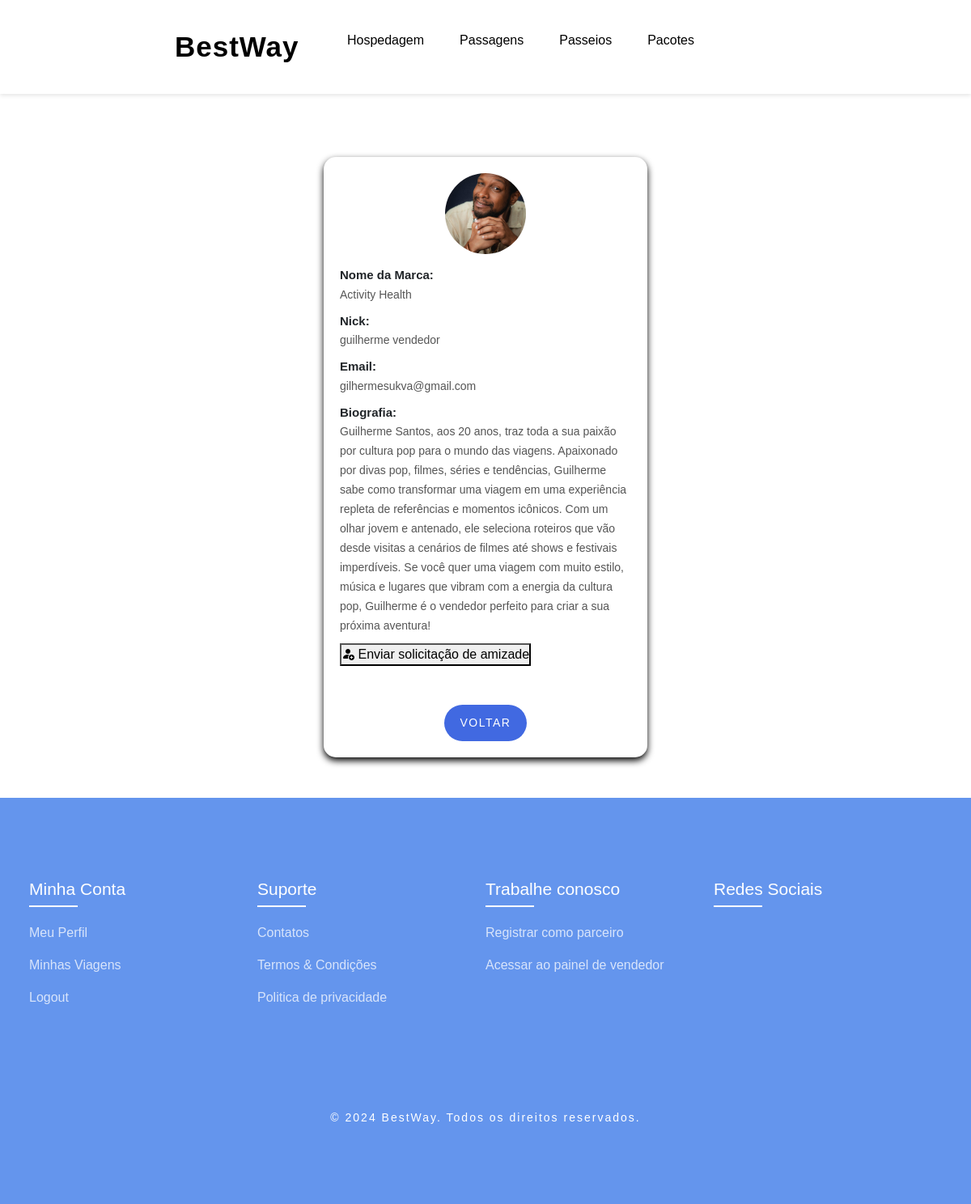
/public/perfil_vendedor.php?user_id=14 (signed in), run on the app's committed database.
### tables this page shows
CREATE TABLE `t_user` (
  `id` int(11) NOT NULL,
  `nick` varchar(20) NOT NULL,
  `nome` varchar(100) NOT NULL,
  `email` varchar(50) NOT NULL,
  `nome_marca` varchar(150) NOT NULL DEFAULT '',
  `biografia` text DEFAULT NULL,
  `data_nasc` varchar(10) DEFAULT NULL,
  `pass` varchar(255) NOT NULL,
  `foto` varchar(50) DEFAULT NULL,
  `tipo_user` int(11) NOT NULL DEFAULT 0,
  `notificacoes_ofertas` tinyint(1) NOT NULL DEFAULT 1,
  `tipo_antes_bloqueio` int(11) DEFAULT NULL,
  `email_confirmado` tinyint(1) NOT NULL DEFAULT 0
);

### public/perfil_vendedor.php (the view, shortened to what this page needs)
<?php
include_once "../config/valida.php";
include_once "../config/liga_bd.php";
if (isset($_GET['user_id'])) {
    $user_id = (int)$_GET['user_id'];
    $sql = "SELECT * FROM t_user WHERE id = ?";
    $stmt = $ligacao->prepare($sql);
    $stmt->bind_param("i", $user_id);
    $stmt->execute();
    $resultado = $stmt->get_result();
    if ($linha = $resultado->fetch_assoc()) {
    } else {
        $linha = null;
    }
} else {
    $linha = null;
}
?>
<!DOCTYPE html>
<html lang="pt">
<head>
    <link rel="stylesheet" href="../assets/css/style.css">
    <link rel="stylesheet" href="../assets/css/styleperfil.css">
    <link href="https://cdn.jsdelivr.net/npm/bootstrap-icons/font/bootstrap-icons.css" rel="stylesheet">
    <link href="https://cdn.jsdelivr.net/npm/bootstrap@4.5.0/dist/css/bootstrap.min.css" rel="stylesheet">
    <link rel="stylesheet" href="../assets/css/style.css">
    <link rel="stylesheet" href="../assets/css/styleperfil.css">
    <link href="https://cdn.jsdelivr.net/npm/bootstrap-icons/font/bootstrap-icons.css" rel="stylesheet">
    <link href="https://cdn.jsdelivr.net/npm/bootstrap@4.5.0/dist/css/bootstrap.min.css" rel="stylesheet">
</head>
<body>
    <?php $cabecalho_escuro = true; include __DIR__ . '/../views/partials/header.php'; ?>
    <br><br><br><br><br><br>
    <div class="vendedor-info">
        <?php if ($linha): ?>
            <img src="<?php echo $linha['foto'] ? '../assets/images/pics/' . htmlspecialchars($linha['foto']) : 'https://bootdey.com/img/Content/avatar/avatar1.png'; ?>" alt="Foto do Vendedor">
            <div class="info-container">
                <div class="info-row">
                    <span class="label">Nome da Marca:</span>
                    <span class="value"><?php echo htmlspecialchars($linha['nome_marca']); ?></span>
                </div>
                <div class="info-row">
                    <span class="label">Nick:</span>
                    <span class="value"><?php echo htmlspecialchars($linha['nick']); ?></span>
                </div>
                <div class="info-row">
                    <span class="label">Email:</span>
                    <span class="value"><?php echo htmlspecialchars($linha['email']); ?></span>
                </div>
                <div class="info-row">
                    <span class="label">Biografia:</span>
                    <span class="value"><?php echo htmlspecialchars($linha['biografia']); ?></span>
                </div>
                        <form method="POST">
            <button type="submit" name="enviar_solicitacao">
                <i class="bi bi-person-fill-add"></i> Enviar solicitação de amizade
            </button>
        </form>
            </div>
        <?php else: ?>
            <p>Vendedor não encontrado ou não é um vendedor.</p>
        <?php endif; ?>
        <br><br>
        <a href="reservas.php" class="btn btn-primary">Voltar</a>
    </div>
     <?php include __DIR__ . '/../views/partials/footer.php'; ?>
</body>
</html>

### assets/css/style.css (style rules this page uses)
* { padding: 0; margin: 0; box-sizing: border-box; font-family: "Poppins", sans-serif; text-decoration: none; list-style: none; scroll-behavior: smooth; }
:root { --bg-color: #fff; --text-color: #221314; --second-color: #4169e1; --main-color: #6495ed; --big-font: 6rem; --h2-font: 3rem; --p-font: 1.1rem; }
body { background: var(--bg-color); color: var(--text-color); }
.btn { background: var(--main-color); color: white; padding: 12px 20px; border-radius: 5px; cursor: pointer; }
body { font-family: Arial, sans-serif; margin: 0; padding: 0; background-color: #f4f4f4; }
@media (max-width: 1400px) { :root { --big-font: 4.5rem; --h2-font: 2.3rem; --p-font: 1rem; transition: 0.2s; } }

### assets/css/styleperfil.css (style rules this page uses)
body { background-image: url('images/fundo.png'); background-size: cover; background-position: center; font-family: 'San Francisco', 'Helvetica Neue', Arial, sans-serif; margin-top: 30px; color: #333; }
.btn { background: #007aff; color: #ffffff; padding: 10px 20px; border-radius: 50px; font-size: 14px; transition: background-color 0.3s ease, transform 0.3s ease; }
.card, .btn { border-radius: 12px; }

### public/perfil_vendedor.php (style rules this page uses)
.vendedor-info { max-width: 400px; margin: 50px auto; background-color: white; padding: 20px; border-radius: 15px; box-shadow: 0 4px 8px rgba(1, 1, 1, 1); text-align: center; }
.vendedor-info img { width: 100px; height: 100px; border-radius: 50%; object-fit: cover; margin-bottom: 15px; }
.info-container { text-align: left; }
.info-row { margin-bottom: 10px; }
.label { font-weight: 600; font-weight: bold; display: block; font-size: 15px; }
.value { font-size: 14px; color: #555; }
.btn-primary { background-color: #4169e1; border: none; padding: 12px 20px; color: white; text-transform: uppercase; letter-spacing: 1.5px; cursor: pointer; border-radius: 25px; font-size: 14px; transition: background-color 0.3s, transform 0.2s; }

### data on the page
t_user: foto (picture), nome_marca "Activity Health", nick "guilherme vendedor", email "gilhermesukva@gmail.com", biografia "Guilherme Santos, aos 20 anos, traz toda a sua paixão por cultura pop para o mundo das viagens. Apaixonado por divas pop, filmes, séries e tendências, Guilherme sabe como transformar uma viagem em uma experiência repleta de referências e momentos icônicos. Com um olhar jovem e antenado, ele seleciona roteiros que vão desde visitas a cenários de filmes até shows e festivais imperdíveis. Se você quer uma viagem com muito estilo, música e lugares que vibram com a energia da cultura pop, Guilherme é o vendedor perfeito para criar a sua próxima aventura!"
